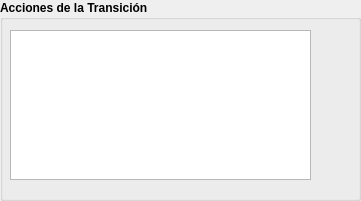
  <widget class="QGroupBox" name="groupBoxAccionesTransicion">
   <property name="geometry">
    <rect>
     <x>410</x>
     <y>250</y>
     <width>361</width>
     <height>201</height>
    </rect>
   </property>
   <property name="font">
    <font>
     <pointsize>9</pointsize>
     <weight>75</weight>
     <bold>true</bold>
    </font>
   </property>
   <property name="title">
    <string>Acciones de la Transición</string>
   </property>
   <property name="flat">
    <bool>false</bool>
   </property>
   <widget class="QPushButton" name="pushButtonBorrarItemAccion">
    <property name="geometry">
     <rect>
      <x>320</x>
      <y>40</y>
      <width>32</width>
      <height>32</height>
     </rect>
    </property>
    <property name="toolTip">
     <string>Quitar Acción</string>
    </property>
    <property name="whatsThis">
     <string>Quitar Acción</string>
    </property>
    <property name="text">
     <string/>
    </property>
    <property name="icon">
     <iconset resource="resources.qrc">
      <normaloff>:/img/img/delete.png</normaloff>:/img/img/delete.png</iconset>
    </property>
    <property name="iconSize">
     <size>
      <width>24</width>
      <height>24</height>
     </size>
    </property>
    <property name="autoDefault">
     <bool>true</bool>
    </property>
    <property name="flat">
     <bool>true</bool>
    </property>
   </widget>
   <widget class="QPushButton" name="pushButtonSubirItemAccion">
    <property name="geometry">
     <rect>
      <x>320</x>
      <y>80</y>
      <width>31</width>
      <height>31</height>
     </rect>
    </property>
    <property name="toolTip">
     <string>Subir Acción</string>
    </property>
    <property name="whatsThis">
     <string>Subir Acción</string>
    </property>
    <property name="text">
     <string/>
    </property>
    <property name="icon">
     <iconset resource="resources.qrc">
      <normaloff>:/img/img/bullet_arrow_up.png</normaloff>:/img/img/bullet_arrow_up.png</iconset>
    </property>
    <property name="iconSize">
     <size>
      <width>32</width>
      <height>32</height>
     </size>
    </property>
    <property name="autoDefault">
     <bool>true</bool>
    </property>
    <property name="flat">
     <bool>true</bool>
    </property>
   </widget>
   <widget class="QPushButton" name="pushButtonBajarItemAccion">
    <property name="geometry">
     <rect>
      <x>320</x>
      <y>120</y>
      <width>31</width>
      <height>31</height>
     </rect>
    </property>
    <property name="toolTip">
     <string>Bajar Acción</string>
    </property>
    <property name="whatsThis">
     <string>Bajar Acción</string>
    </property>
    <property name="text">
     <string/>
    </property>
    <property name="icon">
     <iconset resource="resources.qrc">
      <normaloff>:/img/img/bullet_arrow_down.png</normaloff>:/img/img/bullet_arrow_down.png</iconset>
    </property>
    <property name="iconSize">
     <size>
      <width>32</width>
      <height>32</height>
     </size>
    </property>
    <property name="autoDefault">
     <bool>true</bool>
    </property>
    <property name="flat">
     <bool>true</bool>
    </property>
   </widget>
   <widget class="QListWidget" name="listWidgetAccionesTransicion">
    <property name="geometry">
     <rect>
      <x>10</x>
      <y>30</y>
      <width>301</width>
      <height>150</height>
     </rect>
    </property>
    <property name="maximumSize">
     <size>
      <width>16777215</width>
      <height>150</height>
     </size>
    </property>
    <property name="font">
     <font>
      <family>Consolas</family>
      <pointsize>10</pointsize>
      <weight>50</weight>
      <bold>false</bold>
     </font>
    </property>
   </widget>
  </widget>
